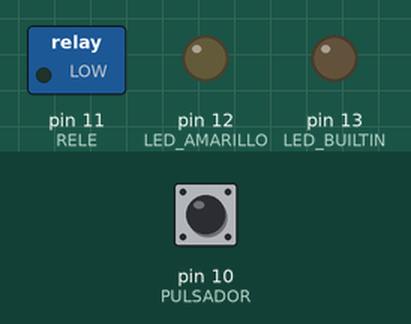
This sketch was run on a simulated Arduino Uno, built with avr-gcc and run on an emulated ATmega328P. Parts: switched loads named in the sketch (green lamp = pin HIGH), output pins drawn as LEDs (lit = HIGH). The inputs (shaded band) are chosen by the test bench; at power-on: pin 10 (PULSADOR) HIGH.

Above: at 1.2 s.
1.3 s: pin 10 (PULSADOR) pulled LOW for 0.15 s
At 1.7 s:
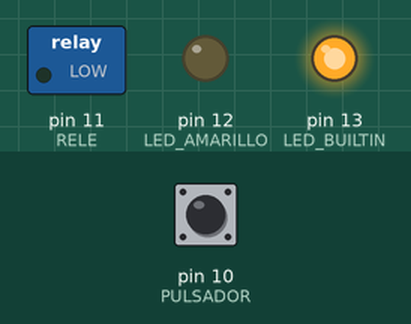
At 15.9 s:
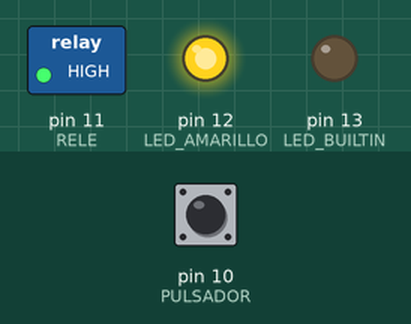
Timing chart, 0 to 16.8 s (numbered marks = the images above; inputs shaded):
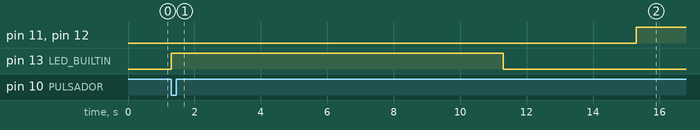

The sketch:

c_digo.ino
```cpp
// Definición del pulsdor, led amarillo y relé
#define PULSADOR 10
#define LED_AMARILLO 12
#define RELE 11

// Función de inicio del programa
void setup()
{
  // Indicamos que pines serán entradas y cuales salidas
  pinMode(LED_BUILTIN, OUTPUT);
  pinMode(LED_AMARILLO, OUTPUT);
  pinMode(RELE, OUTPUT);
  pinMode(PULSADOR, INPUT);
}

// Bucle del programa
void loop()
{
  // Condicional que comprueba si el pulsador está pulsado o no
  if (digitalRead(PULSADOR) == LOW) {
    digitalWrite(LED_BUILTIN, HIGH);
  	delay(10000);
 	digitalWrite(LED_BUILTIN, LOW);
  	delay(4000);
 	digitalWrite(12, HIGH);
	digitalWrite(11, HIGH);
 	delay(10000);
 	digitalWrite(11, LOW);
  	digitalWrite(12, LOW);
  	delay(4000);
  }
}
```

Measured:
- after the input at 1.3 s, pin 11 (RELE), pin 12 (LED_AMARILLO): LOW → HIGH after 14.0 s; pin 13 (LED_BUILTIN): LOW → HIGH at once, → LOW 10.0 s later
